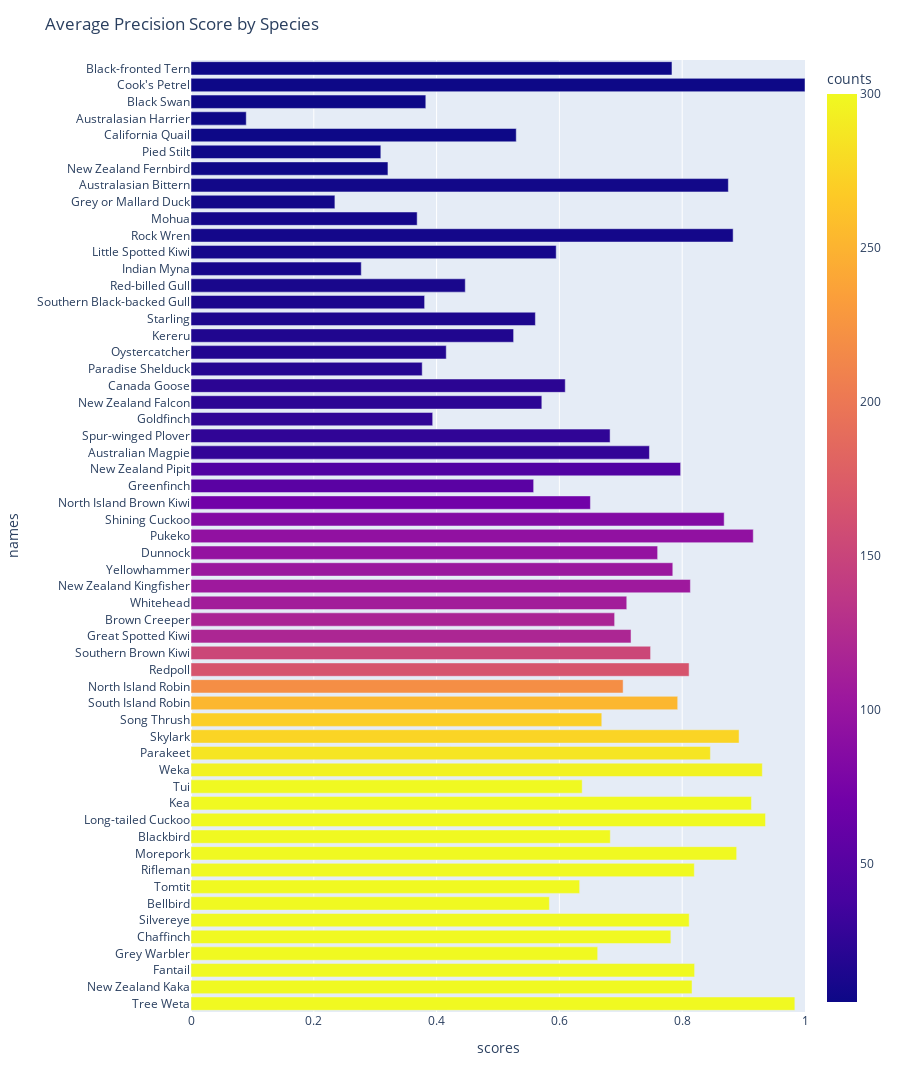

Here is the notebook cell this chart was saved with:
### Markdown cell above
Let's switch to common names to make this easier to interpret.

### Code cell
if (df_val_pred.shape[0] == df_val_true.shape[0]) and (df_val_pred.shape[0] >=20):
    _, _ = plot_map_by_class(df_val_true, df_val_pred, min_samples=5)
else: print(f'There were only {df_val_pred.shape[0]} rows in the predictions dataframe, too few for mAP scores')

### Figure 1 — Plotly figure (JSON) as saved in the notebook; plotly's stock layout.template omitted (floating-point values rounded to 4 significant figures)
{"data": [{"alignmentgroup": "True", "customdata": [[300], [300], [300], [300], [300], [300], [300], [300], [300], [300], [300], [300], [300], [300], [295], [286], [274], [271], [253], [220], [166], [153], [119], [117], [109], [105], [102], [97], [95], [84], [70], [53], [47], [27], [25], [25], [23], [22], [18], [17], [16], [14], [13], [12], [11], [10], [9], [9], [8], [8], [6], [6], [5], [5], [5], [5], [5]], "hovertemplate": "scores=%{x}<br>names=%{y}<br>counts=%{marker.color}<extra></extra>", "legendgroup": "", "marker": {"color": [300, 300, 300, 300, 300, 300, 300, 300, 300, 300, 300, 300, 300, 300, 295, 286, 274, 271, 253, 220, 166, 153, 119, 117, 109, 105, 102, 97, 95, 84, 70, 53, 47, 27, 25, 25, 23, 22, 18, 17, 16, 14, 13, 12, 11, 10, 9, 9, 8, 8, 6, 6, 5, 5, 5, 5, 5], "coloraxis": "coloraxis", "pattern": {"shape": ""}}, "name": "", "offsetgroup": "", "orientation": "h", "showlegend": false, "textposition": "auto", "type": "bar", "x": [0.9835, 0.816, 0.8202, 0.6623, 0.7815, 0.8114, 0.5837, 0.633, 0.8197, 0.8887, 0.6829, 0.9357, 0.9128, 0.6371, 0.9305, 0.8459, 0.8926, 0.669, 0.7927, 0.7038, 0.8112, 0.7485, 0.7167, 0.6899, 0.7097, 0.8133, 0.7847, 0.76, 0.9158, 0.8684, 0.6505, 0.5581, 0.7974, 0.7467, 0.6826, 0.3936, 0.5714, 0.6095, 0.3766, 0.4157, 0.5254, 0.5609, 0.3805, 0.4467, 0.2773, 0.5948, 0.883, 0.3684, 0.2344, 0.8752, 0.3208, 0.3092, 0.5297, 0.08999, 0.3824, 1, 0.7833], "xaxis": "x", "y": ["Tree Weta", "New Zealand Kaka", "Fantail", "Grey Warbler", "Chaffinch", "Silvereye", "Bellbird", "Tomtit", "Rifleman", "Morepork", "Blackbird", "Long-tailed Cuckoo", "Kea", "Tui", "Weka", "Parakeet", "Skylark", "Song Thrush", "South Island Robin", "North Island Robin", "Redpoll", "Southern Brown Kiwi", "Great Spotted Kiwi", "Brown Creeper", "Whitehead", "New Zealand Kingfisher", "Yellowhammer", "Dunnock", "Pukeko", "Shining Cuckoo", "North Island Brown Kiwi", "Greenfinch", "New Zealand Pipit", "Australian Magpie", "Spur-winged Plover", "Goldfinch", "New Zealand Falcon", "Canada Goose", "Paradise Shelduck", "Oystercatcher", "Kereru", "Starling", "Southern Black-backed Gull", "Red-billed Gull", "Indian Myna", "Little Spotted Kiwi", "Rock Wren", "Mohua", "Grey or Mallard Duck", "Australasian Bittern", "New Zealand Fernbird", "Pied Stilt", "California Quail", "Australasian Harrier", "Black Swan", "Cook's Petrel", "Black-fronted Tern"], "yaxis": "y"}], "layout": {"barmode": "relative", "coloraxis": {"colorbar": {"title": {"text": "counts"}}, "colorscale": [[0, "#0d0887"], [0.1111, "#46039f"], [0.2222, "#7201a8"], [0.3333, "#9c179e"], [0.4444, "#bd3786"], [0.5556, "#d8576b"], [0.6667, "#ed7953"], [0.7778, "#fb9f3a"], [0.8889, "#fdca26"], [1, "#f0f921"]]}, "height": 1200, "legend": {"tracegroupgap": 0}, "margin": {"t": 60}, "title": {"text": "Average Precision Score by Species"}, "xaxis": {"anchor": "y", "domain": [0, 1], "range": [0, 1], "title": {"text": "scores"}}, "yaxis": {"anchor": "x", "domain": [0, 1], "title": {"text": "names"}}}}
